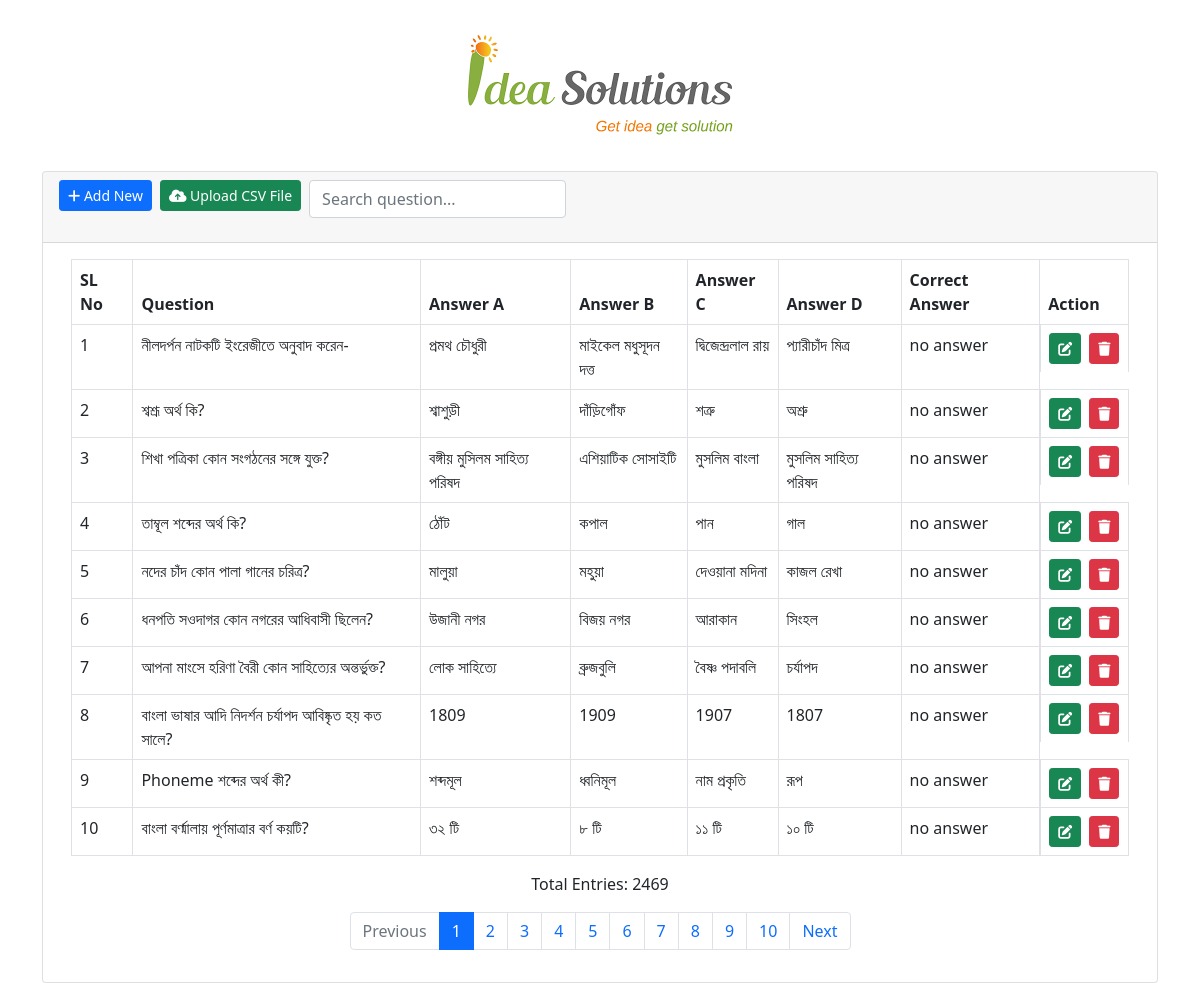
Screenshot of /admin/question.php with the database file from the repository.
### tables this page shows
CREATE TABLE `abcquiz_ques_bank` (
  `quid` int NOT NULL,
  `qid_own` int NOT NULL,
  `ques` varchar(1000) NOT NULL,
  `ans_a` varchar(400) NOT NULL,
  `ans_b` varchar(400) NOT NULL,
  `ans_c` varchar(400) NOT NULL,
  `ans_d` varchar(400) NOT NULL,
  `answer` varchar(200) NOT NULL
);

### admin/question.php (the view, shortened to what this page needs)
<?php
require 'config.php';
mysqli_set_charset($connection, "utf8");
$current_page = isset($_GET['page']) ? intval($_GET['page']) : 1;
$items_per_page = 10;
$offset = ($current_page - 1) * $items_per_page;
$query = "SELECT * FROM abcquiz_ques_bank ORDER BY quid DESC LIMIT $items_per_page OFFSET $offset";
$result = mysqli_query($connection, $query);
$total_rows_query = "SELECT COUNT(*) AS total FROM abcquiz_ques_bank";
$total_rows_result = mysqli_query($connection, $total_rows_query);
$total_rows = mysqli_fetch_assoc($total_rows_result)['total'];
$total_pages = ceil($total_rows / $items_per_page);
?>
<!DOCTYPE html>
<html>
<head>
    <link href="https://cdn.jsdelivr.net/npm/bootstrap@5.0.2/dist/css/bootstrap.min.css" rel="stylesheet">
    <link rel="stylesheet" href="https://cdn.datatables.net/1.10.25/css/jquery.dataTables.min.css">
</head>
<body>
    <div class="container">
        <div class="text-center">
            <img src="logo.png" alt="">
        </div>
        <div class="card">
            <div class="card-header d-flex">
                <div class="d-flex gap-2">
                    <div>
                        <button type="button" class="btn btn-primary btn-sm" data-bs-toggle="modal" data-bs-target="#addModal">
                            <i class="fa-solid fa-plus fa-bounce"></i> Add New
                        </button>
                    </div>
                    <div>
                        <button type="button" class="btn btn-success btn-sm" data-bs-toggle="modal" data-bs-target="#uploadFile">
                            <i class="fa-solid fa-cloud-arrow-up fa-beat"></i> Upload CSV File
                        </button>
                    </div>
                    <div class="mb-3">
                        <input type="text" id="searchInput" class="form-control" placeholder="Search question...">
                    </div>
                </div>
            </div>
            <div class="card-body">
                <div class="container">
                    <table class="table table-bordered">
                        <thead>
                            <tr>
                                <th>SL No</th>
                                <th>Question</th>
                                <th>Answer A</th>
                                <th>Answer B</th>
                                <th>Answer C</th>
                                <th>Answer D</th>
                                <th>Correct Answer</th>
                                <th>Action</th>
                            </tr>
                        </thead>
                        <tbody id="tableBody">
                            <?php
                            $serialNumber = 1;
                            while ($row = mysqli_fetch_assoc($result)) { ?>
                                <tr>
                                    <td><?php echo $serialNumber++; ?></td>
                                    <td><?php echo $row['ques']; ?></td>
                                    <td><?php echo $row['ans_a']; ?></td>
                                    <td><?php echo $row['ans_b']; ?></td>
                                    <td><?php echo $row['ans_c']; ?></td>
                                    <td><?php echo $row['ans_d']; ?></td>
                                    <td><?php
                                        if ($row['answer'] == 1) {
                                            echo "A";
                                        } elseif ($row['answer'] == 2) {
                                            echo "B";
                                        } elseif ($row['answer'] == 3) {
                                            echo "C";
                                        } elseif ($row['answer'] == 4) {
                                            echo "D";
                                        } else {
                                            echo "no answer";
                                        }
                                        ?></td>
                                    <td class="d-flex gap-2">
                                        <button type="button" class="btn btn-success btn-sm" data-bs-toggle="modal" data-bs-target="#editModal<?php echo $row['quid']; ?>">
                                            <i class="fa-solid fa-pen-to-square"></i>
                                        </button>
                                        <form action="" method="post" class="deleteForm">
                                            <button type="submit" class="btn btn-danger btn-sm" name="deleteData">
                                                <i class="fas fa-trash"></i>
                                            </button>
                                        </form>
                                    </td>
                                </tr>
                            <?php } ?>
                        </tbody>
                    </table>
                    <div class="text-center">
                        <p>Total Entries: <?php echo $total_rows; ?></p>
                    </div>
                    <nav aria-label="Page navigation">
                        <ul class="pagination justify-content-center">
                            <li class="page-item <?php echo ($current_page === 1) ? 'disabled' : ''; ?>">
                                <a class="page-link" href="?page=<?php echo $current_page - 1; ?>" aria-label="Previous">
                                    <span aria-hidden="true">Previous</span>
                                </a>
                            </li>
                            <?php
                            $max_visible_pages = 10;
                            $start_page = max(1, $current_page - floor($max_visible_pages / 2));
                            $end_page = min($total_pages, $start_page + $max_visible_pages - 1);
                            for ($i = $start_page; $i <= $end_page; $i++) {
                            ?>
                                <li class="page-item <?php echo ($i === $current_page) ? 'active' : ''; ?>">
                                    <a class="page-link" href="?page=<?php echo $i; ?>"><?php echo $i; ?></a>
                                </li>
                            <?php } ?>
                            <li class="page-item <?php echo ($current_page === $total_pages) ? 'disabled' : ''; ?>">
                                <a class="page-link" href="?page=<?php echo $current_page + 1; ?>" aria-label="Next">
                                    <span aria-hidden="true">Next</span>
                                </a>
                            </li>
                        </ul>
                    </nav>
                </div>
            </div>
        </div>
    </div>
</body>
</body>
</html>

### rows the page displays
abcquiz_ques_bank: ques "নীলদর্পন নাটকটি ইংরেজীতে অনুবাদ করেন-", ans_a "প্রমথ চৌধুরী", ans_b "মাইকেল মধুসূদন দত্ত", ans_c "দ্বিজেন্দ্রলাল রায়", ans_d "প্যারীচাঁদ মিত্র", answer "no answer"
abcquiz_ques_bank: ques "শ্বশ্রূ অর্থ কি?", ans_a "শ্বাশুড়ী", ans_b "দাঁড়িগোঁফ", ans_c "শত্রু", ans_d "অশ্রু", answer "no answer"
abcquiz_ques_bank: ques "শিখা পত্রিকা কোন সংগঠনের সঙ্গে যুক্ত?", ans_a "বঙ্গীয় মুসিলম সাহিত্য পরিষদ", ans_b "এশিয়াটিক সোসাইটি", ans_c "মুসলিম বাংলা", ans_d "মুসলিম সাহিত্য পরিষদ", answer "no answer"
abcquiz_ques_bank: ques "তাম্বূল শব্দের অর্থ কি?", ans_a "ঠোঁট", ans_b "কপাল", ans_c "পান", ans_d "গাল", answer "no answer"
abcquiz_ques_bank: ques "নদের চাঁদ কোন পালা গানের চরিত্র?", ans_a "মালুয়া", ans_b "মহুয়া", ans_c "দেওয়ানা মদিনা", ans_d "কাজল রেখা", answer "no answer"
abcquiz_ques_bank: ques "ধনপতি সওদাগর কোন নগরের আধিবাসী ছিলেন?", ans_a "উজানী নগর", ans_b "বিজয় নগর", ans_c "আরাকান", ans_d "সিংহল", answer "no answer"
abcquiz_ques_bank: ques "আপনা মাংসে হরিণা বৈরী কোন সাহিত্যের অন্তর্ভুক্ত?", ans_a "লোক সাহিত্যে", ans_b "ব্রুজবুলি", ans_c "বৈষ্ণ পদাবলি", ans_d "চর্যাপদ", answer "no answer"
abcquiz_ques_bank: ques "বাংলা ভাষার আদি নিদর্শন চর্যাপদ আবিষ্কৃত হয় কত সালে?", ans_a "1809", ans_b "1909", ans_c "1907", ans_d "1807", answer "no answer"
abcquiz_ques_bank: ques "Phoneme শব্দের অর্থ কী?", ans_a "শব্দমূল", ans_b "ধ্বনিমূল", ans_c "নাম প্রকৃতি", ans_d "রূপ", answer "no answer"
abcquiz_ques_bank: ques "বাংলা বর্ণ্মালায় পূর্ণমাত্রার বর্ণ কয়টি?", ans_a "৩২ টি", ans_b "৮ টি", ans_c "১১ টি", ans_d "১০ টি", answer "no answer"

### other values shown
$total_rows "2469"
